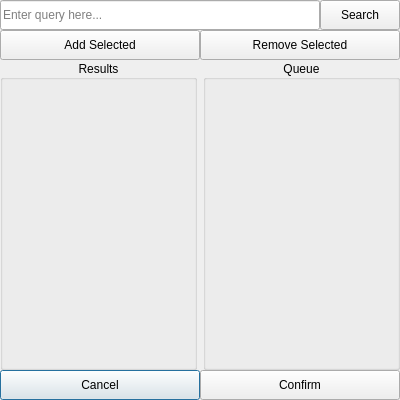
<?xml version="1.0" encoding="UTF-8"?>
<ui version="4.0">
 <class>SearchDialog</class>
 <widget class="QDialog" name="SearchDialog">
  <property name="geometry">
   <rect>
    <x>0</x>
    <y>0</y>
    <width>400</width>
    <height>400</height>
   </rect>
  </property>
  <property name="windowTitle">
   <string>Search</string>
  </property>
  <property name="windowIcon">
   <iconset resource="resource.qrc">
    <normaloff>:/base/mainIcon</normaloff>:/base/mainIcon</iconset>
  </property>
  <widget class="QPushButton" name="add">
   <property name="geometry">
    <rect>
     <x>0</x>
     <y>30</y>
     <width>200</width>
     <height>30</height>
    </rect>
   </property>
   <property name="text">
    <string>Add Selected</string>
   </property>
   <property name="icon">
    <iconset resource="resource.qrc">
     <normaloff>:/base/svg_plus</normaloff>:/base/svg_plus</iconset>
   </property>
  </widget>
  <widget class="QPushButton" name="remove">
   <property name="geometry">
    <rect>
     <x>200</x>
     <y>30</y>
     <width>200</width>
     <height>30</height>
    </rect>
   </property>
   <property name="text">
    <string>Remove Selected</string>
   </property>
   <property name="icon">
    <iconset resource="resource.qrc">
     <normaloff>:/base/svg_minus</normaloff>:/base/svg_minus</iconset>
   </property>
  </widget>
  <widget class="QLineEdit" name="query">
   <property name="geometry">
    <rect>
     <x>0</x>
     <y>0</y>
     <width>320</width>
     <height>30</height>
    </rect>
   </property>
   <property name="placeholderText">
    <string>Enter query here...</string>
   </property>
   <property name="clearButtonEnabled">
    <bool>true</bool>
   </property>
  </widget>
  <widget class="QPushButton" name="confirm">
   <property name="geometry">
    <rect>
     <x>200</x>
     <y>370</y>
     <width>200</width>
     <height>30</height>
    </rect>
   </property>
   <property name="text">
    <string>Confirm</string>
   </property>
  </widget>
  <widget class="QPushButton" name="cancel">
   <property name="geometry">
    <rect>
     <x>0</x>
     <y>370</y>
     <width>200</width>
     <height>30</height>
    </rect>
   </property>
   <property name="text">
    <string>Cancel</string>
   </property>
   <property name="default">
    <bool>true</bool>
   </property>
  </widget>
  <widget class="QWidget" name="horizontalLayoutWidget">
   <property name="geometry">
    <rect>
     <x>0</x>
     <y>60</y>
     <width>400</width>
     <height>310</height>
    </rect>
   </property>
   <layout class="QHBoxLayout" name="layout">
    <item>
     <widget class="DownloadListSection" name="results">
      <property name="enabled">
       <bool>true</bool>
      </property>
      <property name="title">
       <string>Results</string>
      </property>
      <property name="alignment">
       <set>Qt::AlignmentFlag::AlignCenter</set>
      </property>
     </widget>
    </item>
    <item>
     <widget class="DownloadListSection" name="queue">
      <property name="enabled">
       <bool>true</bool>
      </property>
      <property name="title">
       <string>Queue</string>
      </property>
      <property name="alignment">
       <set>Qt::AlignmentFlag::AlignCenter</set>
      </property>
     </widget>
    </item>
   </layout>
  </widget>
  <widget class="QPushButton" name="search">
   <property name="geometry">
    <rect>
     <x>320</x>
     <y>0</y>
     <width>80</width>
     <height>30</height>
    </rect>
   </property>
   <property name="text">
    <string>Search</string>
   </property>
   <property name="icon">
    <iconset resource="resource.qrc">
     <normaloff>:/base/svg_search</normaloff>:/base/svg_search</iconset>
   </property>
  </widget>
 </widget>
 <customwidgets>
  <customwidget>
   <class>DownloadListSection</class>
   <extends>QGroupBox</extends>
   <header>downloadWidgets</header>
   <container>1</container>
  </customwidget>
 </customwidgets>
 <resources>
  <include location="resource.qrc"/>
 </resources>
 <connections/>
</ui>
